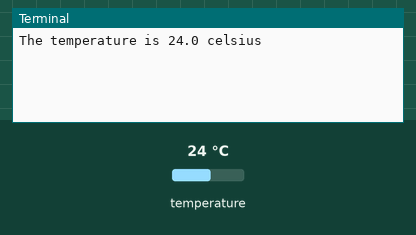
A program run on a simulated Raspberry Pi (BCM pin numbers). On the bench: the last lines printed to the terminal. The test bench sets the inputs (shaded band); at power-on: temperature 24 °C.

Above: at 1.2 s.
1.3 s: temperature set to 12 °C
At 3.0 s:
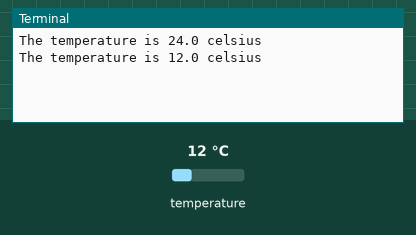
3.8 s: temperature set to 19 °C
At 5.0 s:
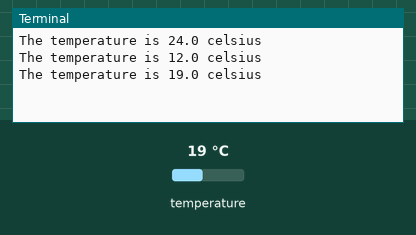
Timing chart, 0 to 6.8 s (numbered marks = the images above; inputs shaded):
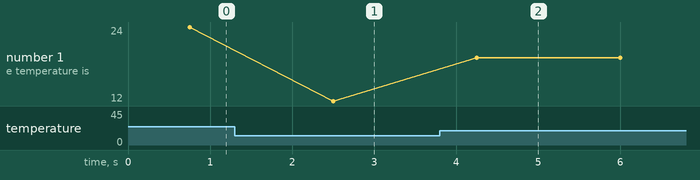

The program:

t2.py
```python
import time
from w1thermsensor import W1ThermSensor
sensor = W1ThermSensor()

while True:
    temperature = sensor.get_temperature()
    print("The temperature is %s celsius" % temperature)
    time.sleep(1)
```

Measured:
- after the input at 1.3 s, the terminal: prints a new line after 1.2 s (image 1)
- after the input at 3.8 s, the terminal: prints a new line after 0.45 s (image 2)
- plotted number 1: 24 → 12 after the input at 1.3 s, 12 → 19 after the input at 3.8 s
